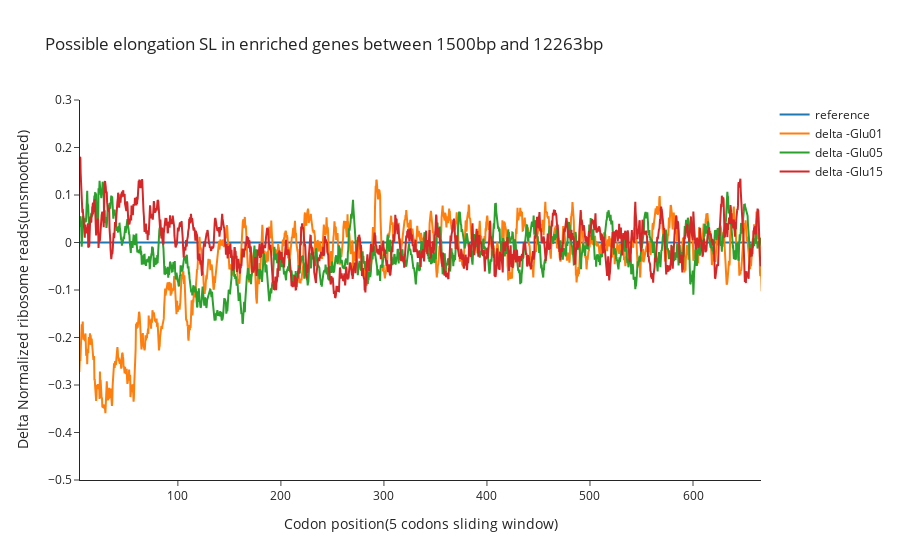

Write notebook code for a chart like this one.
### Code cell
fig = go.Figure()
all_l = []
meds = []
rng = d1
time_course = [0,1*60, 5*60, 15*60]
prev_peak = 0
el_y = 0
el_x = []
peaks = []
rates = []
for i in range(len(select_times)):
    t = select_times[i]
    if i == 0:
        name= 'reference'
        t_prev = select_times[0]
    else:
        name= 'delta ' + t.split('_')[0]
        t_prev = select_times[i-1]
        
    fit_y = df_samples_all[t]-df_samples_all[t_prev]
    fig.add_trace(go.Scatter(x=df_samples_all.index, y = fit_y,mode='lines',name = name))

fig.update_layout(
    template='simple_white',
    title_text="Possible elongation SL in " +dhh1_tag+ " genes between " + str(d1) + "bp and " + str(d2)+ "bp",
    xaxis_title="Codon position(" + str(num_c) + " codons sliding window)",
    yaxis_title="Delta Normalized ribosome reads(unsmoothed)"
)       

fig.update_xaxes(range=[15/3, int(2000/3)])
fig.update_yaxes(range=[-0.5, 0.3])

fig.show()

### Figure 1 — Plotly figure (JSON) as saved in the notebook; plotly's stock layout.template omitted (floating-point values rounded to 4 significant figures; data arrays with more than 128 entries replaced by an {"elided": "..."} marker saying what was removed)
{"data": [{"mode": "lines", "name": "reference", "type": "scatter", "x": {"elided": "2999 float values"}, "y": {"elided": "2999 int values"}}, {"mode": "lines", "name": "delta -Glu01", "type": "scatter", "x": {"elided": "2999 float values"}, "y": {"elided": "2999 float values"}}, {"mode": "lines", "name": "delta -Glu05", "type": "scatter", "x": {"elided": "2999 float values"}, "y": {"elided": "2999 float values"}}, {"mode": "lines", "name": "delta -Glu15", "type": "scatter", "x": {"elided": "2999 float values"}, "y": {"elided": "2999 float values"}}], "layout": {"title": {"text": "Possible elongation SL in enriched genes between 1500bp and 12263bp"}, "xaxis": {"range": [5, 666], "title": {"text": "Codon position(5 codons sliding window)"}}, "yaxis": {"range": [-0.5, 0.3], "title": {"text": "Delta Normalized ribosome reads(unsmoothed)"}}}}
